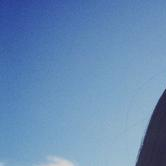
#> input picture put_image/img/1.png, 166 x 166 px; its folder holds 4 pictures in this run
$ python main.py
#> lines starting #> are read from the running program, lines starting #| are printed output that depends on the picture
# -*- coding: utf-8 -*-
"""
Created on Sat Oct 31 11:20:56 2020

@author: zqq
"""

import glob
import os
import cv2
import numpy as np

def put_image(input_path,output_path):
#> called with input_path = 'img', output_path = 'img_res'
    imgs, heights, widths = [], [], [] # 定义三个空列表

    # 遍历读取方法 1：glob
    for f in glob.glob(input_path+"/"+"*.png"): # 遍历文件夹中的图片
    # for f in glob.glob("img/*.png") # 这种方法，也可以
        img = cv2.imread(f, -1)  # 参数-1表示返回原图
#> img is the input picture: shape (166, 166, 4); mean B, G, R, A 181.5, 139.9, 102.6, 255

    # # 遍历读取方法 2: os.listdir()
    # for f in os.listdir(input_path):
    #     # print(f) # 图片名 1.png
    #     # print(input_path + "/" + f) # 路径 img/1.png
    #     img = cv2.imread(input_path + "/" + f)

        h, w = img.shape[:2]  # 切片
#> h = 166; w = 166
        heights.append(h)
        widths.append(w)
        imgs.append(img)

    min_height = min(heights)
    min_width = min(widths)
    for i, x in enumerate(imgs):
        # i为每个图像的序号, x为每个图像的多维像素矩阵
        imgs[i] = x[:min_height:3, :min_width:3]  # 切片 以步长为3

    img0 = np.concatenate(imgs[:3], 1)  # 横着拼三个
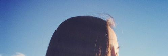
#> img0: shape (56, 168, 4); mean of channels 0, 1, 2, 3 164.1, 133.5, 106.4, 255; drawn as B, G, R
    img1 = np.concatenate(imgs[3:6], 1)  # 横着拼三个
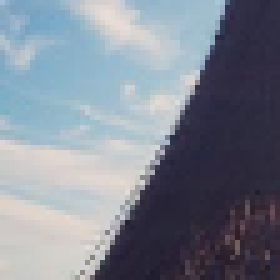
#> img1: shape (56, 56, 4) (shown 5 times larger); mean of channels 0, 1, 2, 3 145.2, 132.6, 126, 255; drawn as B, G, R
#> (the run stopped early here; a loop or call above may not have finished)
